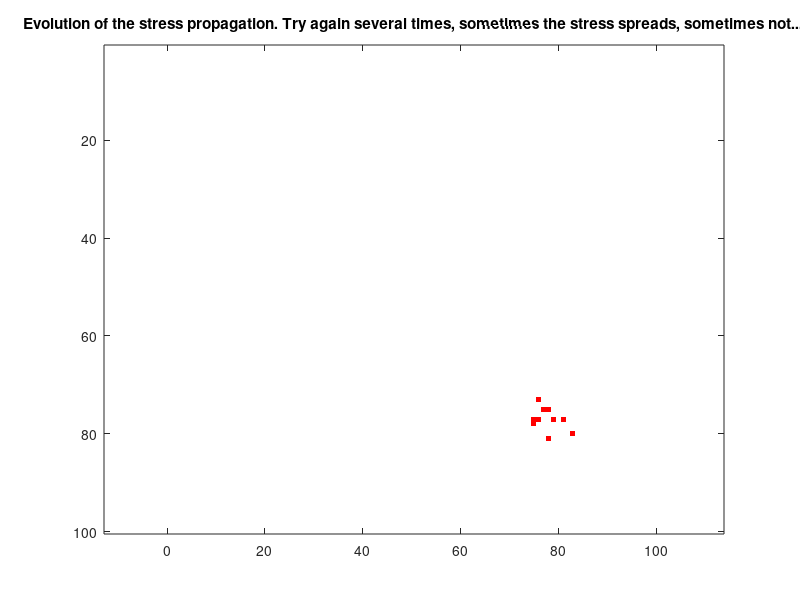

Source code (MATLAB):
function seuil_anim()
    %% Paramètres
    M = 100;
    N = 100;
    mu = 7;
    sigma = 0.5;
    N_steps = 400;
    nb_declencheur = 10;
    kernel = ones(5,5);
    R = 3;

    %% Initialisation
    stress_idx_grid = round(mu + sigma * randn(M,N));
    stress_idx_grid = max(1, min(24, stress_idx_grid));

    cx = randi([R+1, M-R-1]);
    cy = randi([R+1, N-R-1]);
    [X, Y] = meshgrid(1:N, 1:M);
    dist = sqrt((X-cy).^2 + (Y-cx).^2);
    p = exp(-(dist/R).^2);
    p = p / sum(p(:));

    cdf = cumsum(p(:));
    idx_declencheur = zeros(nb_declencheur,1);
    for n = 1:nb_declencheur
        r = rand;
        idx = find(cdf >= r, 1, 'first');
        idx_declencheur(n) = idx;
    end

    state = zeros(M,N);
    state(idx_declencheur) = 1;

    %% Animation
    figure;
    for t = 1:N_steps
        num_stressed = conv2(state, kernel, 'same');
        new_state = state;
        new_state(state==0 & num_stressed >= stress_idx_grid) = 1;

        imagesc(new_state);
        colormap([1 1 1; 1 0 0]);
        axis equal tight;
        title(sprintf("Evolution of the stress propagation. Try again several times, sometimes the stress spreads, sometimes not..."));
        drawnow;

        if isequal(new_state, state)
            break;
        end
        state = new_state;
    end
end